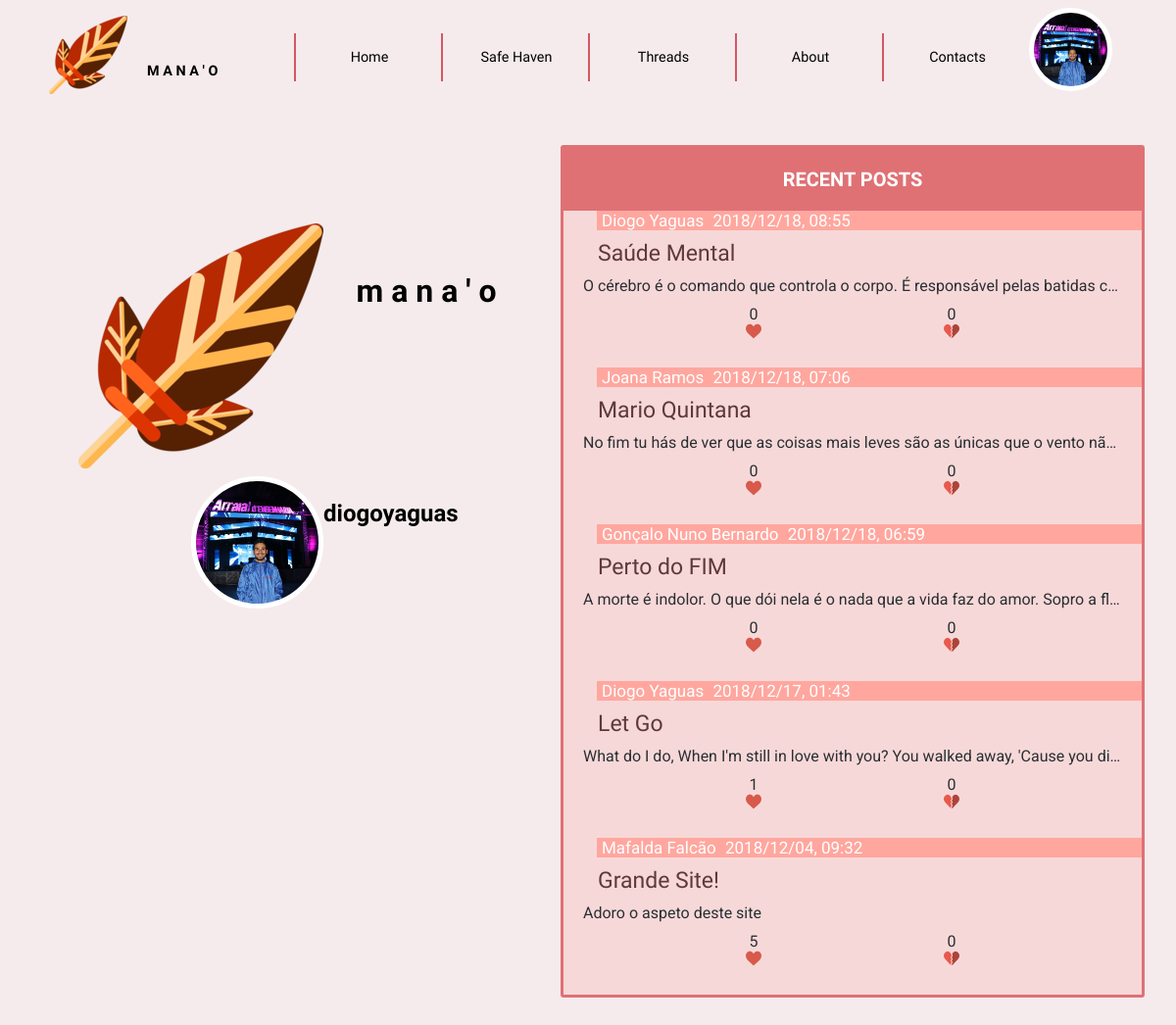
/templates/home.php (signed in), run on the app's committed database.
### tables this page shows
CREATE TABLE User (ID INTEGER PRIMARY KEY AUTOINCREMENT, Username STRING UNIQUE NOT NULL, Password CHAR (256) NOT NULL, Name STRING NOT NULL, Email STRING NOT NULL UNIQUE, Bio STRING, Profile_Pic STRING NOT NULL DEFAULT "default.png", ParticipationDate STRING NOT NULL);

CREATE TABLE Post (ID INTEGER PRIMARY KEY AUTOINCREMENT, User_ID INTEGER NOT NULL REFERENCES User (ID), Title STRING NOT NULL, Text STRING NOT NULL, Date STRING NOT NULL, Upvotes INTEGER DEFAULT 0, Downvotes INTEGER DEFAULT 0);

### database/user.php (called while the page is built, shortened)
<?php
      function getName($userID) {
        global $dbh;
        try {
          $stmt = $dbh->prepare('SELECT Name FROM User WHERE ID = ?');
          $stmt->execute(array($userID));
          if($row = $stmt->fetch()){
            return $row['Name'];
          }
        }catch(PDOException $e) {
          return -1;
        }
      }
    function getUserPhoto($userID) {
      global $dbh;
      try {
        $stmt = $dbh->prepare('SELECT Profile_Pic FROM User WHERE ID = ?');
        if($stmt->execute(array($userID))) {
          $row = $stmt->fetch();
          return $row['Profile_Pic'];
        }
      }catch(PDOException $e) {
        return null;
      }
    }
?>

### database/post.php (called while the page is built, shortened)
<?php
	function getFiveMostRecentPosts()
	{
		global $dbh;
		try {
			$stmt = $dbh->prepare('SELECT * from Post ORDER BY Date DESC LIMIT 5');
			if($stmt->execute())
				return $stmt->fetchAll();
			else
				return -1;
		} catch(PDOException $e) {
			return -1;
		}
	}
?>

### templates/post.php (the view, shortened to what this page needs)
<?php
    include_once('../includes/init.php');
    include_once("../database/post.php");
    include_once("../actions/verifyAndConvertText.php");
            function viewAllPosts() {
                $posts = getFiveMostRecentPosts();
            foreach($posts as $post) {
                viewPosts($post);
                }
            }
            function viewPosts($post) {
                ?>
        <article id="posts">
            <header>
                <span class="author">
                    <?php echo getName($post['User_ID']) ?>
                </span>
                <span class="date">
                    <?= $post['Date'] ?>
                </span>
            </header>
            <a id="title" href="viewPost.php?id=<?=$post['ID']?>" target="_blank"><?= $post['Title'] ?></a>
            <p id="text_wrote">
            </p>
            <footer id="votes">
                <div id="upvotes" onclick="updateUpvotes(<?=$post['ID']?>)">
                    <p id="upvote<?=$post['ID']?>"><?=$post['Upvotes']?></p>
					<img src="../images/upvote.png"alt="Upvote">
                </div>
                <div id="downvotes" onclick="updateDownvotes(<?=$post['ID']?>)">
                    <p id="downvote<?=$post['ID']?>"><?=$post['Downvotes']?></p>
					<img src="../images/downvote.png"alt="Downvote">
                </div>
            </footer>
        </article>
       <?php }?>

### templates/header.php (shortened to what this page needs)
<!DOCTYPE html>
<html>
<head>
    <link href="../css/main_layout.css" rel="stylesheet">
    <link href="../css/main_style.css" rel="stylesheet">
</head>
<body>
    <header>
        <label class="homeButton" type="submit_home" value="" onclick="window.location='../templates/home.php';"></label>
        <h3>M A N A ' O</h3>
        <nav id="menu">
            <ol>
                <li><a href="home.php">Home</a></li>
                <li><a href="http://www.pixelthoughts.co/#">Safe Haven</a></li>
                <li><a href="threads.php?filter=Recent&categorie=All">Threads</a></li>
                <li><a href="about.php">About</a></li>
                <li><a href="contacts.php">Contacts</a></li>
            </ol>
        </nav>
        <div class="dropdown">
                <img id="profile" src="../profilePictures/<?php
                    include_once('../includes/init.php');
                    include_once("../database/user.php");
                    echo getUserPhoto($_SESSION['userID']);
                ?>" alt="Profile picture" onclick="myFunction()" class="dropbtn">
            </div>
    </header>

### templates/home.php (shortened to what this page needs)
<?php
    include_once("header.php");
?>
    <!DOCTYPE html>
    <html>
    <head>
        <link href="../css/main_layout.css" rel="stylesheet">
        <link href="../css/main_style.css" rel="stylesheet">
        <link href="../css/others.css" rel="stylesheet">
        <link href="../css/posts.css" rel="stylesheet">
    </head>
    <body>
        <section class="home">
            <div id="sidebar_left">
                <img id="logo" src="../images/icon_big.png" alt="Site's icon">
                <h2>m a n a ' o</h2>
                <img id="profilepicture" src="../profilePictures/<?php
                    include_once('../includes/init.php');
                    include_once("../database/user.php");
                    echo getUserPhoto($_SESSION['userID']);
                ?>" alt="Profile picture">
                <h4><?=$_SESSION['username']?></h4>
            </div>
            <div id="friendsPosts" >
                <h3>RECENT POSTS</h3>
                <?php
                    include_once('post.php');
                    viewAllPosts();
                ?>
            </div>
        </section>
    </body>
    </html>

### actions/verifyAndConvertText.php
<?php
    function convertText($text) {
        $reg_exUrl = "/(http|https|ftp|ftps)\:\/\/[a-zA-Z0-9\-\.]+\.[a-zA-Z]{2,3}(\/\S*)?/";
        if (preg_match($reg_exUrl, $text, $url)) {
            echo preg_replace($reg_exUrl, '<a href="' . $url[0] . '" rel="nofollow">' . $url[0] . '</a>', $text);
        } else echo $text;
}
?>

### css/main_layout.css (style rules this page uses)
body { margin: 0em; }
body > header { margin: 0em; display: grid; grid-template-rows: auto; grid-template-columns: 1fr 1fr 5fr 1fr; grid-template-areas: "manao name navigator profilepic"; position: -webkit-sticky; position: sticky; top: 0; width: 100%; }
.homeButton { grid-area: manao; justify-self: right; align-self: center; height: auto; }
body > header > h3 { grid-area: name; margin: 0em; justify-self: left; align-self: center; }
#menu { grid-area: navigator; justify-self: right; align-self: center; }
#menu ol li { display: inline-flex; width: 100%; justify-self: center; }
#menu ol { margin: 0em; display: grid; grid-template-rows: auto; grid-template-columns: 1fr 1fr 1fr 1fr 1fr; grid-template-areas: "home safehaven threads contacts about"; width: 100%; }
#menu ol > li { justify-self: left; align-self: center; justify-items: center; justify-content: space-evenly; }
#menu ol > :nth-child(1) { grid-area: home; }
#menu ol > :nth-child(2) { grid-area: safehaven; }
#menu ol > :nth-child(3) { grid-area: threads; }
#menu ol > :nth-child(4) { grid-area: contacts; }
#menu ol > :nth-child(5) { grid-area: about; }
.home { margin: 6em; margin-bottom: 0; display: grid; grid-template-rows: auto; grid-template-columns: 1fr 1fr; grid-template-areas: "sidebar_left posts" ". posts"; width: auto; height: auto; align-content: space-between; justify-content: space-between; }
.home > #sidebar_left { grid-area: sidebar_left; display: grid; grid-template-rows: 1fr 1fr; grid-template-columns: 1fr 1fr; grid-template-areas: "image companyname" "profilepicture username"; width: auto; height: auto; }
.home > #sidebar_left > #logo { grid-area: image; align-self: right; justify-self: center; }
.home > #sidebar_left > h2 { grid-area: companyname; align-self: center; justify-self: left; width: 100%; }
.home > #sidebar_left > h4 { grid-area: username; justify-self: left; align-self: left; }
.home > #friendsPosts, .home > h3 { grid-area: posts; align-self: center; justify-self: left; width: 100%; height: auto; }
.home > #sidebar_left > img#profilepicture { grid-area: profilepicture; align-self: right; justify-self: right; }
.home > #friendsPosts > article#posts { display: grid; grid-template-rows: auto; grid-template-columns: auto; grid-template-areas: "info_span" "title" "text_wrote" "votes"; width: 100%; height: auto; }
.home > #friendsPosts > article#posts > header > .author, .home > #friendsPosts > article#posts > header > .date { grid-area: info_span; width:auto; }
.home > #friendsPosts > article#posts > a#title { grid-area: title; width:auto; }
.home > #friendsPosts > article#posts > p#text_wrote { grid-area: text_wrote; }
.home > #friendsPosts > article#posts > footer#votes { grid-area: votes; display: flex; flex-direction: row; flex-flow: row; justify-content: space-evenly; justify-items: flex-start; width: auto; height: auto; }
.dropbtn { color: white; border: none; cursor: pointer; }
.dropdown { position: relative; display: inline-block; }

### css/others.css (style rules this page uses)
:root { --maincolor_bckgrnd: #F5EBED; --color_smallhover: #2a2f33; --color_separator: #5f3939; }
.home { margin: 0; color: var(--color_smallhover); }
.home > #sidebar_left > #logo { float: left; margin-left: 5em; margin-top: 7em; }

### data on the page
user: Profile_Pic (picture)
post: User_ID.Name "Diogo Yaguas", Date "2018/12/18, 08:55", Title "Saúde Mental", Text "O cérebro é o comando que controla o corpo. É responsável pelas batidas c…", Upvotes "0", Downvotes "0"
post: User_ID.Name "Joana Ramos", Date "2018/12/18, 07:06", Title "Mario Quintana", Text "No fim tu hás de ver que as coisas mais leves são as únicas que o vento nã…", Upvotes "0", Downvotes "0"
post: User_ID.Name "Gonçalo Nuno Bernardo", Date "2018/12/18, 06:59", Title "Perto do FIM", Text "A morte é indolor. O que dói nela é o nada que a vida faz do amor. Sopro a fl…", Upvotes "0", Downvotes "0"
post: User_ID.Name "Diogo Yaguas", Date "2018/12/17, 01:43", Title "Let Go", Text "What do I do, When I'm still in love with you? You walked away, 'Cause you di…", Upvotes "1", Downvotes "0"
post: User_ID.Name "Mafalda Falcão", Date "2018/12/04, 09:32", Title "Grande Site!", Text "Adoro o aspeto deste site", Upvotes "5", Downvotes "0"

### other printed values
$_SESSION['username'] "diogoyaguas"
